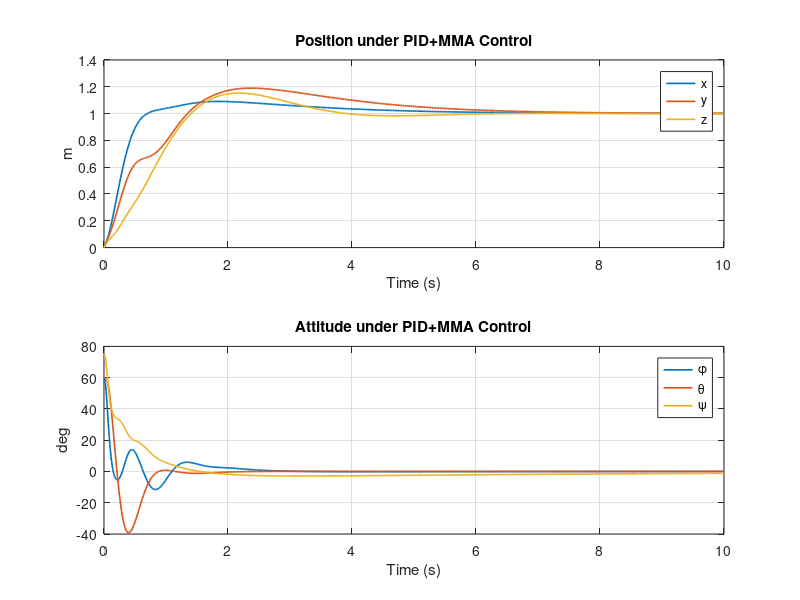
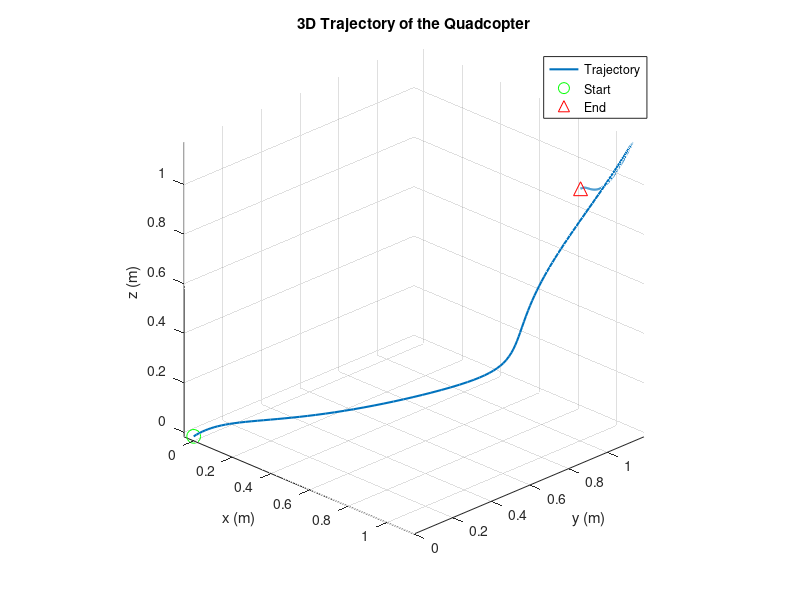

These figures' MATLAB source, in order:
function OneClickSimulationForMatLab()
    % hoverMMAControlXYPID – Full PID+MMA hover control with PID outer loops on x,y
    %
    % Four inner PID loops (altitude, roll, pitch, yaw) plus two PID outer loops
    % on x and y position to generate dynamic attitude references.
    % Motor Mixing Algorithm inverts [U1;U2;U3;U4] → rotor speeds.
    %
    % Usage:
    %   1) Save this file as hoverMMAControlXYPID.m
    %   2) Ensure quadNonlinearDynamics.m & loadQuadParams.m are on your path
    %   3) In MATLAB’s Command Window, type:
    %        hoverMMAControlXYPID

    %% 1) Load params & hover speed
    params      = loadQuadParams();
    kF          = params.kF;
    l           = params.l;
    B           = params.B;
    m           = params.m;
    g           = params.g;
    omega_hover = sqrt(m * g / (4*kF));
    
    duration = 10;                          %change simulation time

    %% 2) Inner-loop PID gains

    Kp_z     =  8.6;   Ki_z     = 10;    Kd_z     = 5.16;    % altitude U1

    Kp_phi   = 0.009;    Ki_phi   =0.0003;    Kd_phi   =0.001;  % roll     U2

    Kp_theta = 0.009;  Ki_theta =0.0003;    Kd_theta =0.001;   % pitch    U3

    Kp_psi   = 0.003;   Ki_psi   =0.0004;    Kd_psi   =1.8e-3; % yaw      U4


    %% 3) Outer-loop PID gains
    Kp_x   = 5;  Ki_x   = 2;  Kd_x   = 3.8;

    Kp_y   = Kp_x;  Ki_y   = Ki_x;  Kd_y   = Kd_x;

    %% 4) References

    % Change reference to change where the drone settles. Currently it
    % starts at 0 0 0 and then must move to 1 1 1 as you will see in the
    % initial conditions to follow. 

    x_ref     = 1;
    y_ref     = 1;
    z_ref     = 1;

    psi_ref   = 0;

    %% 5) Precompute mixer inverse

    M = [  kF,     kF,     kF,    kF;
           0,  -kF*l,      0,  kF*l;
        -kF*l,     0,   kF*l,      0;
          -B,      B,     -B,      B ];
    Minv = inv(M);

    %% 6) Initial conditions (12 states + 6 integrators)

   % ['x','y','z','ẋ','ẏ','ż','φ','θ','ψ','p','q','r']

   % Change initial conditions to change response. 

    x0 = zeros(12,1);

    % Position (m)
    x0(1) = 0;                   % x
    x0(2) = 0;                   % y
    x0(3) = 0;                   % z
    
    % Velocity (m/s)
    x0(4) = 1;                   % ẋ
    x0(5) = 1;                   % ẏ
    x0(6) = 1;                   % ż
    
    % Angular Position (rad)
    x0(7) = 60*pi/180;           % φ
    x0(8) = 60*pi/180;           % θ
    x0(9) = 75*pi/180;           % ψ
    
    % Angular velocity (rad/s)
    x0(10) = 10*pi/180;          % p
    x0(11) = 5*pi/180;          % q
    x0(12) = 15*pi/180;          % r

    % Moment of inertia 
    I0       = zeros(6,1);         % [iz; ip; it; ips; ix; iy]

    % Total initial conditions matrix
    X0_ext   = [x0; I0];

    %% 7) Simulation

    tspan = [0 duration];
    [t, Xext] = ode45(@(t,X) combinedDynXYPID(...
        t, X, params, omega_hover, Minv, ...
        Kp_z,Ki_z,Kd_z, ...
        Kp_phi,Ki_phi,Kd_phi, ...
        Kp_theta,Ki_theta,Kd_theta, ...
        Kp_psi,Ki_psi,Kd_psi, ...
        Kp_x,Ki_x,Kd_x, ...
        Kp_y,Ki_y,Kd_y, ...
        x_ref,y_ref, z_ref, psi_ref, g), ...
      tspan, X0_ext);

    %% 8) Plot physical states

    X = Xext(:,1:12);

 %% PLOT 1) Responses of all positions (angular and translational)

    figure;
    subplot(2,1,1);
    plot(t, X(:,1:3), 'LineWidth',1.2);
    legend('x','y','z');
    title('Position under PID+MMA Control');
    xlabel('Time (s)'); ylabel('m'); grid on;

    subplot(2,1,2);
    plot(t, rad2deg(X(:,7:9)), 'LineWidth',1.2);
    legend('\phi','\theta','\psi');
    title('Attitude under PID+MMA Control');
    xlabel('Time (s)'); ylabel('deg'); grid on;

    % Extract only the x,y,z columns:
x_traj = X(:,1);
y_traj = X(:,2);
z_traj = X(:,3);

%% PLOT 2) Trajectory map

figure;
plot3(x_traj, y_traj, z_traj, 'LineWidth', 1.5);
grid on;
xlabel('x (m)');
ylabel('y (m)');
zlabel('z (m)');
title('3D Trajectory of the Quadcopter');
view(45, 25);   % adjust az/el for a nice perspective
axis equal;     % keep aspect ratio so meters look like meters

% Optionally, mark start and end points:
hold on;
plot3(x_traj(1), y_traj(1), z_traj(1), 'go', 'MarkerSize',10, 'DisplayName','Start');
plot3(x_traj(end), y_traj(end), z_traj(end), 'r^', 'MarkerSize',10, 'DisplayName','End');
legend('Trajectory','Start','End');

end

%% Extended dynamics with full PID outer+inner loops
function dXext = combinedDynXYPID(t, Xext, params, omega_hover, Minv, ...
                                  Kp_z,Ki_z,Kd_z, ...
                                  Kp_phi,Ki_phi,Kd_phi, ...
                                  Kp_theta,Ki_theta,Kd_theta, ...
                                  Kp_psi,Ki_psi,Kd_psi, ...
                                  Kp_x,Ki_x,Kd_x, ...
                                  Kp_y,Ki_y,Kd_y, ...
                                  x_ref,y_ref, z_ref, psi_ref, g)
    % Split extended state
    xstate = Xext(1:12);
    iz     = Xext(13);
    ip     = Xext(14);
    it     = Xext(15);
    ips    = Xext(16);
    ix     = Xext(17);
    iy     = Xext(18);

    % Fixed PID update interval
    dt = 0.01;

    % Unpack vehicle state
    x     = xstate(1);  u = xstate(4);
    y     = xstate(2);  v = xstate(5);
    z     = xstate(3);  w = xstate(6);
    phi   = xstate(7);  p = xstate(10);
    theta = xstate(8);  q = xstate(11);
    psi   = xstate(9);  r = xstate(12);

    %% Outer loops → attitude refs
    ex       = x_ref - x;
    ix       = ix   + ex*dt;
    dex      = -u;   % derivative from x-velocity
    Ux       = Kp_x*ex + Ki_x*ix + Kd_x*dex;
    theta_ref= Ux / g;

    ey       = y_ref - y;
    iy       = iy   + ey*dt;
    dey      = -v;   % derivative from y-velocity
    Uy       = Kp_y*ey + Ki_y*iy + Kd_y*dey;
    phi_ref  = -Uy / g;

    %% Inner loops → U1…U4
    % Altitude U1
    ez    = z_ref - z;
    iz    = iz   + ez*dt;
    dez   = -w;
    U1    = Kp_z*ez + Ki_z*iz + Kd_z*dez;

    % Roll U2
    e_phi = phi_ref - phi;
    ip    = ip   + e_phi*dt;
    dep   = -p;
    U2    = Kp_phi*e_phi + Ki_phi*ip + Kd_phi*dep;

    % Pitch U3
    e_th  = theta_ref - theta;
    it    = it   + e_th*dt;
    det   = -q;
    U3    = Kp_theta*e_th + Ki_theta*it + Kd_theta*det;

    % Yaw U4
    e_ps  = psi_ref - psi;
    ips   = ips  + e_ps*dt;
    deps  = -r;
    U4    = Kp_psi*e_ps + Ki_psi*ips + Kd_psi*deps;

    %% Motor Mixing
    U    = [U1;U2;U3;U4];
    f    = Minv * U;
    f    = max(f, 0);
    omega= sqrt(f);

    % Compute dynamics
    params.omega = omega;
    dx        = quadNonlinearDynamics(t, xstate, params);

    % Integrator derivatives
    diz  = ez;
    dip  = e_phi;
    dit  = e_th;
    dips = e_ps;
    dix  = ex;
    diy  = ey;

    % Pack extended derivative
    dXext = [dx; diz; dip; dit; dips; dix; diy];
end

%% Helper Functions

% loadQuadParams.m
% --------------------------------------------------
% Helper function to load quadcopter parameters

function params = loadQuadParams()
    params.m   = 0.506;
    params.g   = 9.81;
    params.I_x = 8.11858e-5;
    params.I_y = 8.11858e-5;
    params.I_z = 6.12223e-5;
    params.l   = 0.235;
    params.kF  = 3.13e-5;
    params.B   = 75e-7;
end

function dx = quadNonlinearDynamics(~, x, params)
% quadNonlinearDynamics computes the state derivatives for a quadcopter
% using a detailed nonlinear model that calculates the thrusts and torques
% based on individual rotor speeds.
%
% The state vector x is:
%   x = [x; y; z; u; v; w; phi; theta; psi; p; q; r]
% where:
%   - (x, y, z) are the positions in the inertial frame,
%   - (u, v, w) are the linear velocities,
%   - (phi, theta, psi) are the Euler angles (roll, pitch, yaw),
%   - (p, q, r) are the angular velocities about the body axes.
%
% The model computes:
%   - For each rotor: T_i = kF * omega_i^2
%   - Total thrust: F_total = T1 + T2 + T3 + T4
%   - Roll torque:   tau_phi   = l * (T4 - T2)
%   - Pitch torque:  tau_theta = l * (T3 - T1)
%   - Yaw torque:    tau_psi   = kM * (omega1^2 - omega2^2 + omega3^2 - omega4^2)
%
% These are used to compute both the translational dynamics (by rotating the thrust
% into the inertial frame) and the rotational dynamics (using Euler's equations).

% Unpack state variables
pos   = x(1:3);     % Position [x; y; z]
vel   = x(4:6);     % Linear velocity [u; v; w]
phi   = x(7);       % Roll angle
theta = x(8);       % Pitch angle
psi   = x(9);       % Yaw angle
p     = x(10);      % Roll rate
q     = x(11);      % Pitch rate
r     = x(12);      % Yaw rate

% Unpack parameters
m   = params.m;
g   = params.g;
I_x = params.I_x;
I_y = params.I_y;
I_z = params.I_z;
l   = params.l;
kF  = params.kF;
B  = params.B;

% Compute individual rotor thrusts (T_i = kF * omega_i^2)
T1 = kF * (params.omega(1)^2);
T2 = kF * (params.omega(2)^2);
T3 = kF * (params.omega(3)^2);
T4 = kF * (params.omega(4)^2);

% Total thrust produced by all four rotors
F_total = T1 + T2 + T3 + T4;

% Compute torques:
% Roll torque: difference in thrust between right and left rotors.
tau_phi   = l * (T4 - T2);
% Pitch torque: difference in thrust between the front and back rotors.
tau_theta = l * (T3 - T1);
% Yaw torque: due to reactive drag torques generated by the rotors (with appropriate sign).
tau_psi   = B * (-params.omega(1)^2 + params.omega(2)^2 - params.omega(3)^2 + params.omega(4)^2);

% Preallocate state derivative vector
dx = zeros(12,1);

% -----------------------------
% Kinematics: Position derivatives
% -----------------------------
dx(1:3) = vel;  % The derivative of position is the velocity

% -----------------------------
% Translational Dynamics:
% The thrust is applied along the body-fixed z-axis.
% Use the Euler angles to project F_total into the inertial frame.
% -----------------------------
dx(4) = (F_total/m) * (cos(phi)*sin(theta)*cos(psi) + sin(phi)*sin(psi));
dx(5) = (F_total/m) * (cos(phi)*sin(theta)*sin(psi) - sin(phi)*cos(psi));
dx(6) = (F_total/m) * (cos(phi)*cos(theta)) - g;

% -----------------------------
% Euler Angle Kinematics:
% Assuming a Z-Y-X (yaw-pitch-roll) sequence.
% -----------------------------
dx(7) = p + q*sin(phi)*tan(theta) + r*cos(phi)*tan(theta);
dx(8) = q*cos(phi) - r*sin(phi);
dx(9) = q*sin(phi)/cos(theta) + r*cos(phi)/cos(theta);

% -----------------------------
% Rotational Dynamics (Euler Equations)
% -----------------------------
dx(10) = (tau_phi - (I_y - I_z)*q*r) / I_x;   % Roll rate derivative (p_dot)
dx(11) = (tau_theta - (I_z - I_x)*p*r) / I_y;  % Pitch rate derivative (q_dot)
dx(12) = (tau_psi - (I_x - I_y)*p*q) / I_z;      % Yaw rate derivative (r_dot)

end